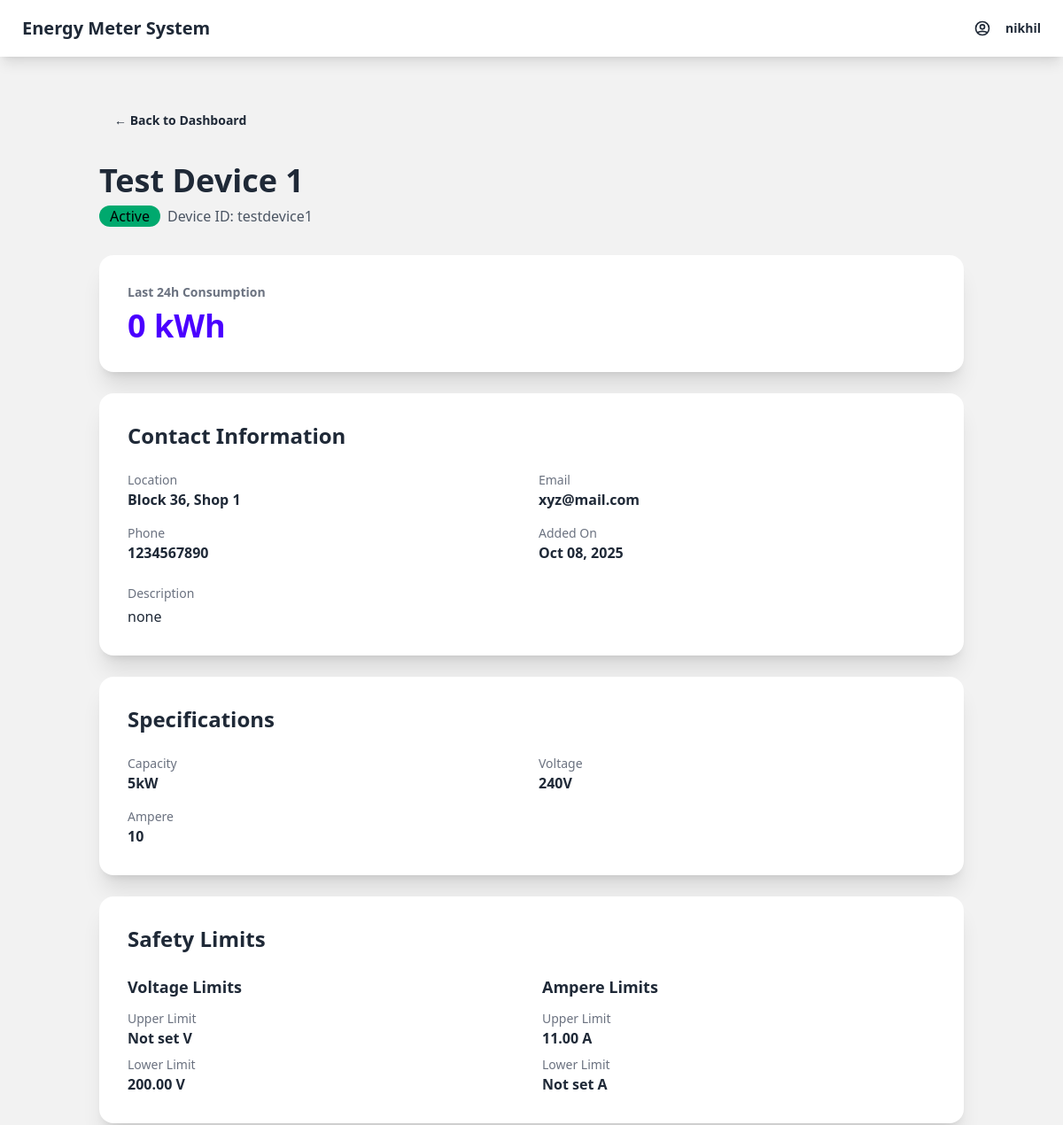
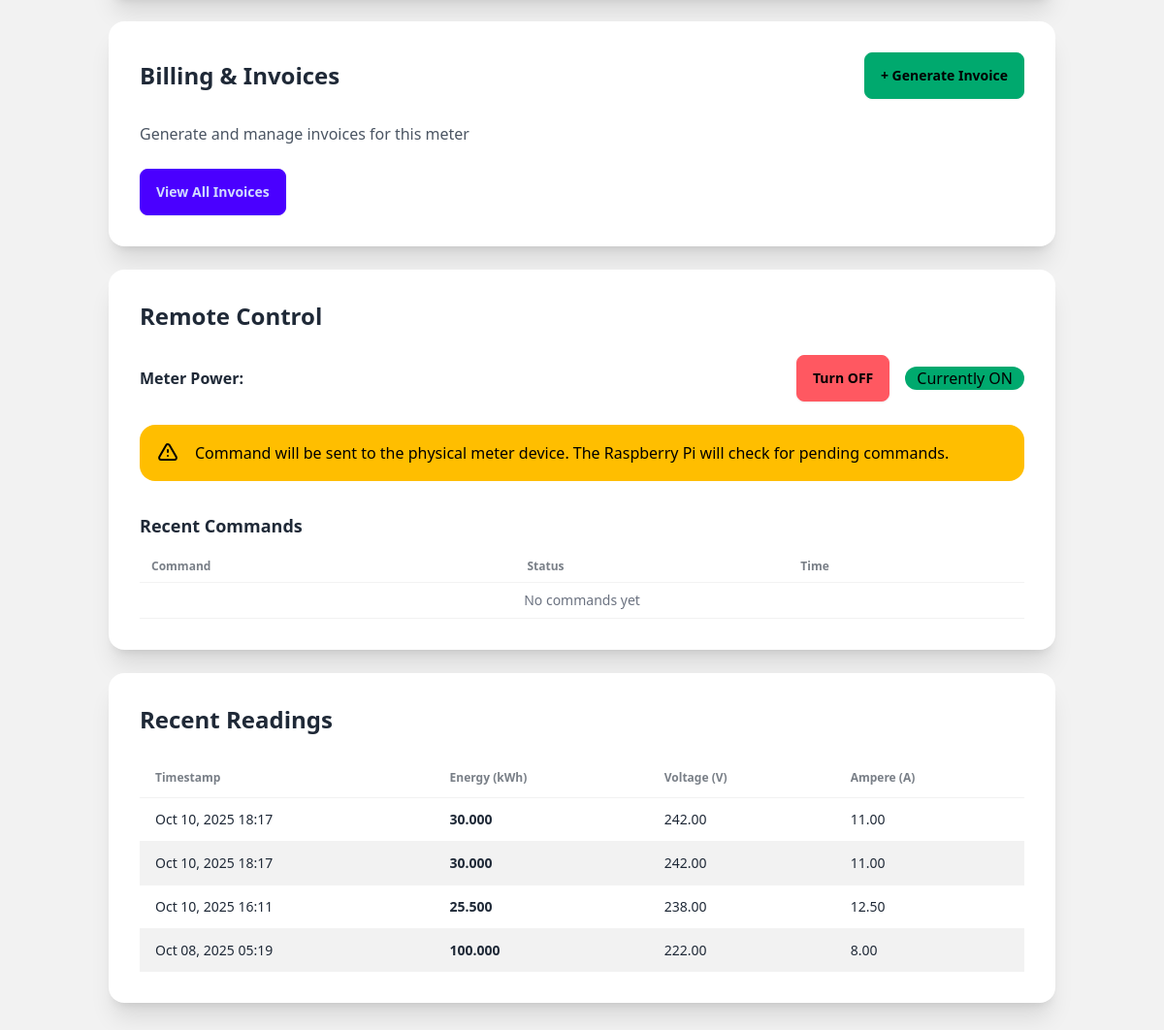
/meter/1/ (signed in), run on an earlier commit of the app's database (2 pictures, top to bottom).
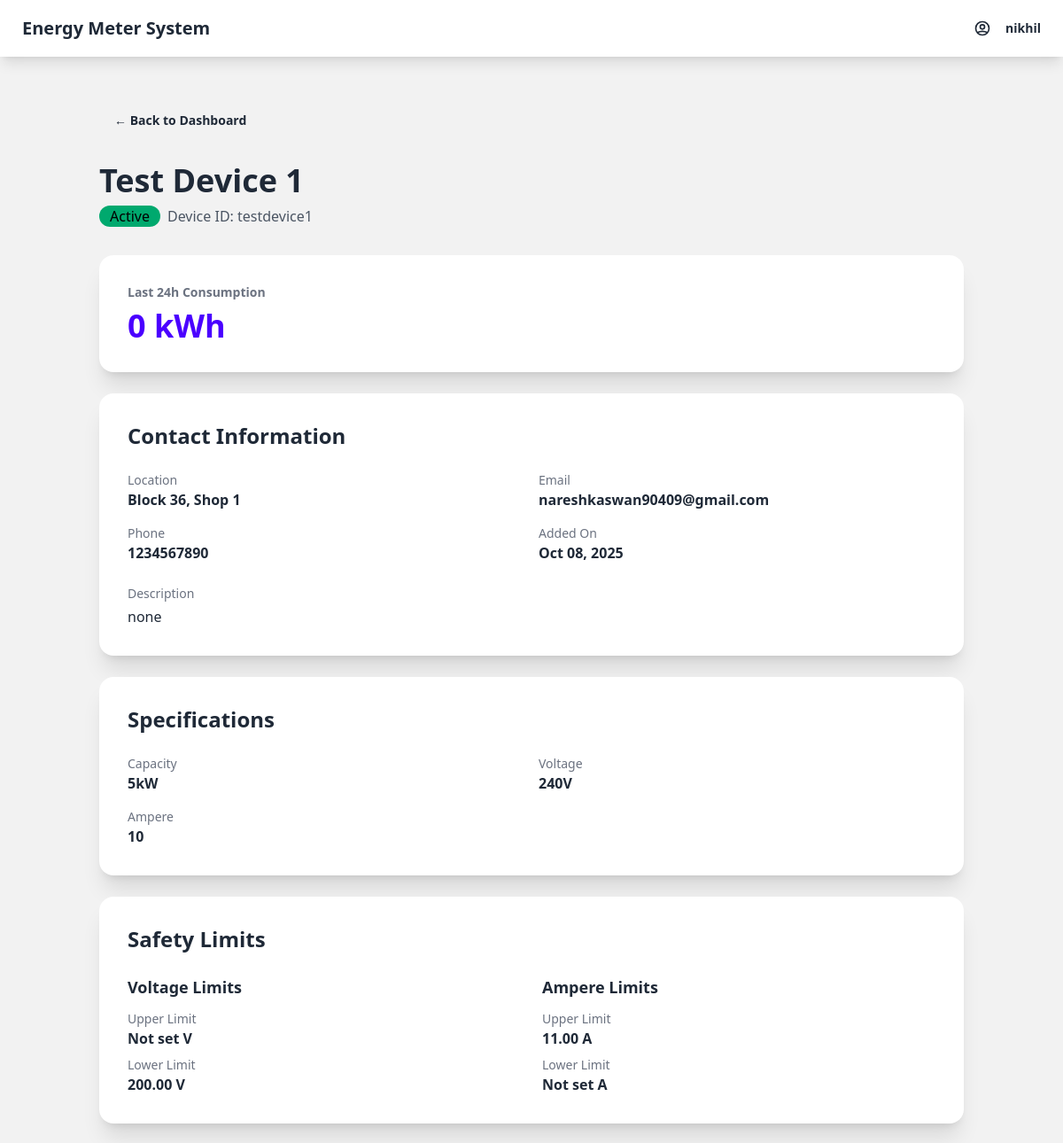
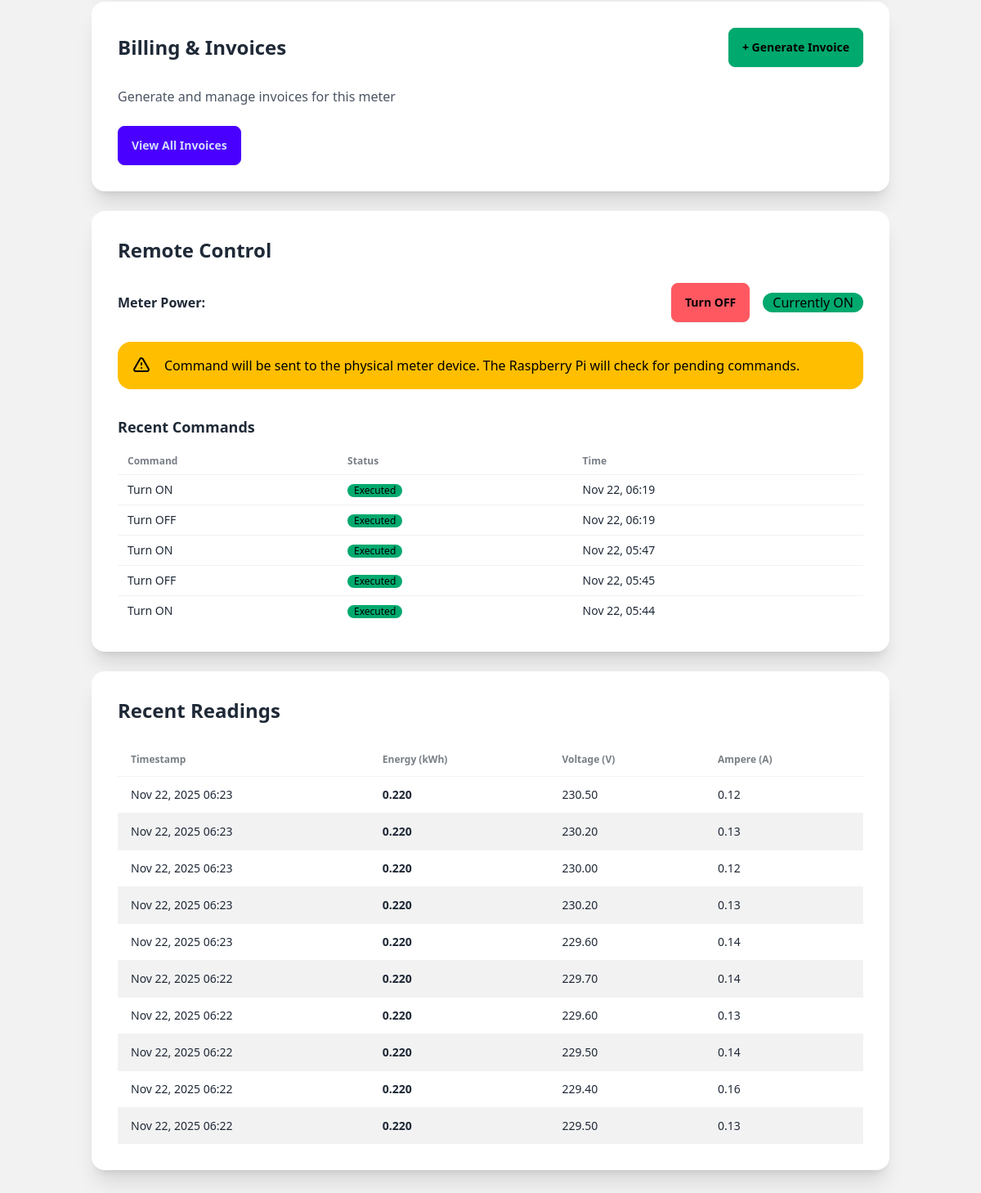
And on a later commit of the database (2 pictures, top to bottom).
### meters/models.py (models this page shows, shortened)
class Meter(models.Model):
    device_id = models.CharField(max_length=100, unique=True)
    name = models.CharField(max_length=200)
    is_active = models.BooleanField(default=True)
    location = models.CharField(max_length=300, blank=True)
    contact_email = models.EmailField(blank=True)
    contact_phone = models.CharField(max_length=20, blank=True)
    description = models.TextField(blank=True)
    created_at = models.DateTimeField(default=timezone.now)
    updated_at = models.DateTimeField(auto_now=True)

class MeterReading(models.Model):
    meter = models.ForeignKey(Meter, on_delete=models.CASCADE, related_name='readings')
    kilowatt_hours = models.DecimalField(max_digits=10, decimal_places=3)
    current_voltage = models.DecimalField(max_digits=6, decimal_places=2, null=True, blank=True)
    current_ampere = models.DecimalField(max_digits=6, decimal_places=2, null=True, blank=True)
    timestamp = models.DateTimeField(default=timezone.now)
    class Meta:
        ordering = ['-timestamp']  # Newest readings first

class MeterSpecification(models.Model):
    meter = models.OneToOneField(Meter, on_delete=models.CASCADE, related_name='specification')
    capacity = models.CharField(max_length=100, blank=True)
    voltage = models.CharField(max_length=100, blank=True)
    ampere = models.CharField(max_length=100, blank=True)
    additional_specs = models.TextField(blank=True)
    voltage_upper_limit = models.DecimalField(max_digits=6, decimal_places=2, null=True, blank=True)
    voltage_lower_limit = models.DecimalField(max_digits=6, decimal_places=2, null=True, blank=True)
    ampere_upper_limit = models.DecimalField(max_digits=6, decimal_places=2, null=True, blank=True)
    ampere_lower_limit = models.DecimalField(max_digits=6, decimal_places=2, null=True, blank=True)

class MeterCommand(models.Model):
    COMMAND_CHOICES = [
        ('turn_on', 'Turn ON'),
        ('turn_off', 'Turn OFF'),
    ]
    STATUS_CHOICES = [
        ('pending', 'Pending'),
        ('executed', 'Executed'),
        ('failed', 'Failed'),
    ]
    meter = models.ForeignKey(Meter, on_delete=models.CASCADE, related_name='commands')
    command = models.CharField(max_length=20, choices=COMMAND_CHOICES)
    status = models.CharField(max_length=20, choices=STATUS_CHOICES, default='pending')
    created_at = models.DateTimeField(default=timezone.now)
    executed_at = models.DateTimeField(null=True, blank=True)
    class Meta:
        ordering = ['-created_at']

### dashboard/views.py (the view)
# urls.py: path('meter/<int:meter_id>/', views.meter_detail, name='meter_detail'),
@login_required
def meter_detail(request, meter_id):
    meter = Meter.objects.get(id=meter_id)
    recent_readings = meter.readings.all()[:10]
    time_24_hours_ago = timezone.now() - timedelta(hours=24)
    consumption_24h = meter.readings.filter(
        timestamp__gte=time_24_hours_ago
    ).aggregate(total=Sum('kilowatt_hours'))['total'] or 0
    context = {
        'meter': meter,
        'recent_readings': recent_readings,
        'consumption_24h': consumption_24h,
    }
    return render(request, 'dashboard/meter_detail.html', context)

### dashboard/templates/dashboard/meter_detail.html (shortened to what the changed rows need)
{% extends 'dashboard/base.html' %}
{% block content %}
<div class="container mx-auto p-6">
    <div class="mb-8">
        <h1 class="text-4xl font-bold mb-2">{{ meter.name }}</h1>
        <div class="flex gap-2 items-center">
            {% if meter.is_active %}
                <span class="badge badge-success badge-lg">Active</span>
            {% else %}
                <span class="badge badge-error badge-lg">Inactive</span>
            {% endif %}
            <span class="text-gray-600">Device ID: {{ meter.device_id }}</span>
        </div>
    </div>
    <div class="card bg-base-100 shadow-xl mb-6">
        <div class="card-body">
            <h2 class="card-title text-sm text-gray-500">Last 24h Consumption</h2>
        </div>
    </div>
    <div class="card bg-base-100 shadow-xl mb-6">
        <div class="card-body">
            <h2 class="card-title text-2xl mb-4">Contact Information</h2>
            <div class="grid grid-cols-1 md:grid-cols-2 gap-4">
                <div>
                    <p class="text-sm text-gray-500">Location</p>
                    <p class="font-semibold">{{ meter.location|default:"Not provided" }}</p>
                </div>
                <div>
                    <p class="text-sm text-gray-500">Email</p>
                    <p class="font-semibold">{{ meter.contact_email|default:"Not provided" }}</p>
                </div>
                <div>
                    <p class="text-sm text-gray-500">Phone</p>
                    <p class="font-semibold">{{ meter.contact_phone|default:"Not provided" }}</p>
                </div>
                <div>
                    <p class="text-sm text-gray-500">Added On</p>
                    <p class="font-semibold">{{ meter.created_at|date:"M d, Y" }}</p>
                </div>
            </div>
            {% if meter.description %}
            <div class="mt-4">
                <p class="text-sm text-gray-500">Description</p>
                <p class="mt-1">{{ meter.description }}</p>
            </div>
            {% endif %}
        </div>
    </div>
    <div class="card bg-base-100 shadow-xl mb-6">
        <div class="card-body">
            <h2 class="card-title text-2xl mb-4">Specifications</h2>
            {% if meter.specification %}
            <div class="grid grid-cols-1 md:grid-cols-2 gap-4">
                <div>
                    <p class="text-sm text-gray-500">Capacity</p>
                    <p class="font-semibold">{{ meter.specification.capacity|default:"Not set" }}</p>
                </div>
                <div>
                    <p class="text-sm text-gray-500">Voltage</p>
                    <p class="font-semibold">{{ meter.specification.voltage|default:"Not set" }}</p>
                </div>
                <div>
                    <p class="text-sm text-gray-500">Ampere</p>
                    <p class="font-semibold">{{ meter.specification.ampere|default:"Not set" }}</p>
                </div>
            </div>
            {% else %}
            <p class="text-gray-500">No specifications set for this meter</p>
            {% endif %}
        </div>
    </div>
    {% if meter.specification %}
    <div class="card bg-base-100 shadow-xl mb-6">
        <div class="card-body">
            <h2 class="card-title text-2xl mb-4">Safety Limits</h2>
            <div class="grid grid-cols-1 md:grid-cols-2 gap-6">
                <div>
                    <h3 class="font-semibold text-lg mb-3">Voltage Limits</h3>
                    <div class="space-y-2">
                        <div>
                            <p class="text-sm text-gray-500">Upper Limit</p>
                            <p class="font-semibold">{{ meter.specification.voltage_upper_limit|default:"Not set" }} V</p>
                        </div>
                        <div>
                            <p class="text-sm text-gray-500">Lower Limit</p>
                            <p class="font-semibold">{{ meter.specification.voltage_lower_limit|default:"Not set" }} V</p>
                        </div>
                    </div>
                </div>
                <div>
                    <h3 class="font-semibold text-lg mb-3">Ampere Limits</h3>
                    <div class="space-y-2">
                        <div>
                            <p class="text-sm text-gray-500">Upper Limit</p>
                            <p class="font-semibold">{{ meter.specification.ampere_upper_limit|default:"Not set" }} A</p>
                        </div>
                        <div>
                            <p class="text-sm text-gray-500">Lower Limit</p>
                            <p class="font-semibold">{{ meter.specification.ampere_lower_limit|default:"Not set" }} A</p>
                        </div>
                    </div>
                </div>
            </div>
        </div>
    </div>
    {% endif %}
    <div class="card bg-base-100 shadow-xl mb-6">
        <div class="card-body">
            <div class="flex justify-between items-center mb-4">
                <h2 class="card-title text-2xl">Billing & Invoices</h2>
            </div>
        </div>
    </div>
    <div class="card bg-base-100 shadow-xl mb-6">
        <div class="card-body">
            <h2 class="card-title text-2xl mb-4">Remote Control</h2>
            <div class="mt-6">
                <div class="overflow-x-auto">
                    <table class="table table-sm">
                        <thead>
                            <tr>
                                <th>Command</th>
                                <th>Status</th>
                                <th>Time</th>
                            </tr>
                        </thead>
                        <tbody>
                            {% for cmd in meter.commands.all|slice:":5" %}
                            <tr>
                                <td>{{ cmd.get_command_display }}</td>
                                <td>
                                    {% if cmd.status == 'executed' %}
                                        <span class="badge badge-success badge-sm">Executed</span>
                                    {% elif cmd.status == 'failed' %}
                                        <span class="badge badge-error badge-sm">Failed</span>
                                    {% else %}
                                        <span class="badge badge-warning badge-sm">Pending</span>
                                    {% endif %}
                                </td>
                                <td>{{ cmd.created_at|date:"M d, H:i" }}</td>
                            </tr>
                            {% empty %}
                            <tr>
                                <td colspan="3" class="text-center text-gray-500">No commands yet</td>
                            </tr>
                            {% endfor %}
                        </tbody>
                    </table>
                </div>
            </div>
        </div>
    </div>
    <div class="card bg-base-100 shadow-xl mb-6">
        <div class="card-body">
            <h2 class="card-title text-2xl mb-4">Recent Readings</h2>
            <div class="overflow-x-auto">
                <table class="table table-zebra">
                    <thead>
                        <tr>
                            <th>Timestamp</th>
                            <th>Energy (kWh)</th>
                            <th>Voltage (V)</th>
                            <th>Ampere (A)</th>
                        </tr>
                    </thead>
                    <tbody>
                        {% for reading in recent_readings %}
                        <tr>
                            <td>{{ reading.timestamp|date:"M d, Y H:i" }}</td>
                            <td class="font-semibold">{{ reading.kilowatt_hours }}</td>
                            <td>{{ reading.current_voltage|default:"N/A" }}</td>
                            <td>{{ reading.current_ampere|default:"N/A" }}</td>
                        </tr>
                        {% empty %}
                        <tr>
                            <td colspan="4" class="text-center text-gray-500">No readings available</td>
                        </tr>
                        {% endfor %}
                    </tbody>
                </table>
            </div>
        </div>
    </div>
</div>
{% endblock %}

What changed in the data, as far as the page shows it:
no longer on this page (row unchanged): MeterReading: timestamp "Oct 10, 2025 18:17", kilowatt_hours "30.000", current_voltage "242.00", current_ampere "11.00"
no longer on this page (row unchanged): MeterReading: timestamp "Oct 10, 2025 18:17", kilowatt_hours "30.000", current_voltage "242.00", current_ampere "11.00"
no longer on this page (row unchanged): MeterReading: timestamp "Oct 10, 2025 16:11", kilowatt_hours "25.500", current_voltage "238.00", current_ampere "12.50"
no longer on this page (row unchanged): MeterReading: timestamp "Oct 08, 2025 05:19", kilowatt_hours "100.000", current_voltage "222.00", current_ampere "8.00"
changed Meter "Test Device 1": contact_email "xyz@mail.com" → "nareshkaswan90409@gmail.com"
added MeterCommand: command "Turn ON", status "Executed", created_at "Nov 22, 06:19"
added MeterCommand: command "Turn OFF", status "Executed", created_at "Nov 22, 06:19"
added MeterCommand: command "Turn ON", status "Executed", created_at "Nov 22, 05:47"
added MeterCommand: command "Turn OFF", status "Executed", created_at "Nov 22, 05:45"
added MeterCommand: command "Turn ON", status "Executed", created_at "Nov 22, 05:44"
added MeterReading: timestamp "Nov 22, 2025 06:23", kilowatt_hours "0.220", current_voltage "230.50", current_ampere "0.12"
added MeterReading: timestamp "Nov 22, 2025 06:23", kilowatt_hours "0.220", current_voltage "230.20", current_ampere "0.13"
added MeterReading: timestamp "Nov 22, 2025 06:23", kilowatt_hours "0.220", current_voltage "230.00", current_ampere "0.12"
added MeterReading: timestamp "Nov 22, 2025 06:23", kilowatt_hours "0.220", current_voltage "230.20", current_ampere "0.13"
added MeterReading: timestamp "Nov 22, 2025 06:23", kilowatt_hours "0.220", current_voltage "229.60", current_ampere "0.14"
added MeterReading: timestamp "Nov 22, 2025 06:22", kilowatt_hours "0.220", current_voltage "229.70", current_ampere "0.14"
added MeterReading: timestamp "Nov 22, 2025 06:22", kilowatt_hours "0.220", current_voltage "229.60", current_ampere "0.13"
added MeterReading: timestamp "Nov 22, 2025 06:22", kilowatt_hours "0.220", current_voltage "229.50", current_ampere "0.14"
added MeterReading: timestamp "Nov 22, 2025 06:22", kilowatt_hours "0.220", current_voltage "229.40", current_ampere "0.16"
added MeterReading: timestamp "Nov 22, 2025 06:22", kilowatt_hours "0.220", current_voltage "229.50", current_ampere "0.13"
Also different on the page:
text no longer shown: "No commands yet"
